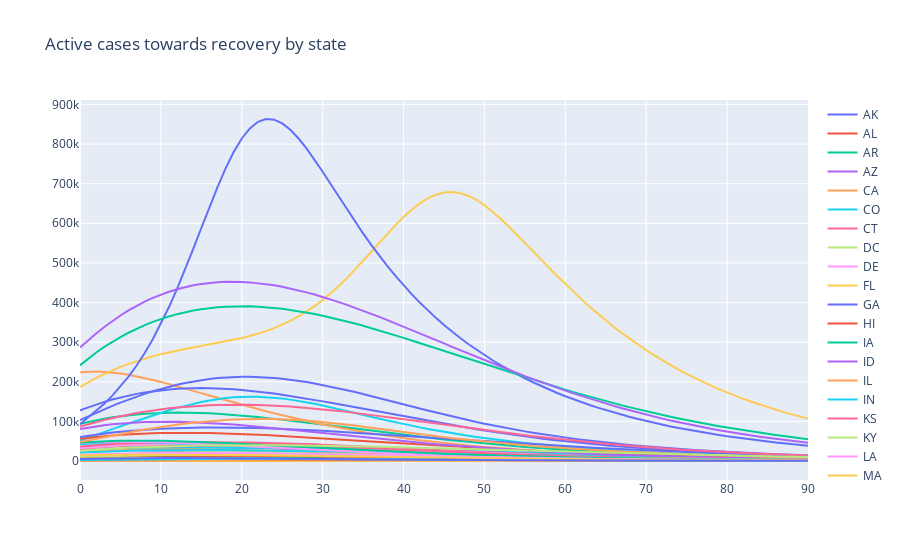

Here is the notebook cell this chart was saved with:
### Code cell
active_plot = go.Figure()

for i in range(active_cases_df.shape[1]):
    active_plot.add_trace(
        go.Scatter(
            x=np.arange(91), 
            y=active_cases_df.iloc[:, i],
            mode='lines',
            name=active_cases_df.columns[i]
        )
    )
active_plot.update_layout(
    title="Active cases towards recovery by state"
)
active_plot.show()
